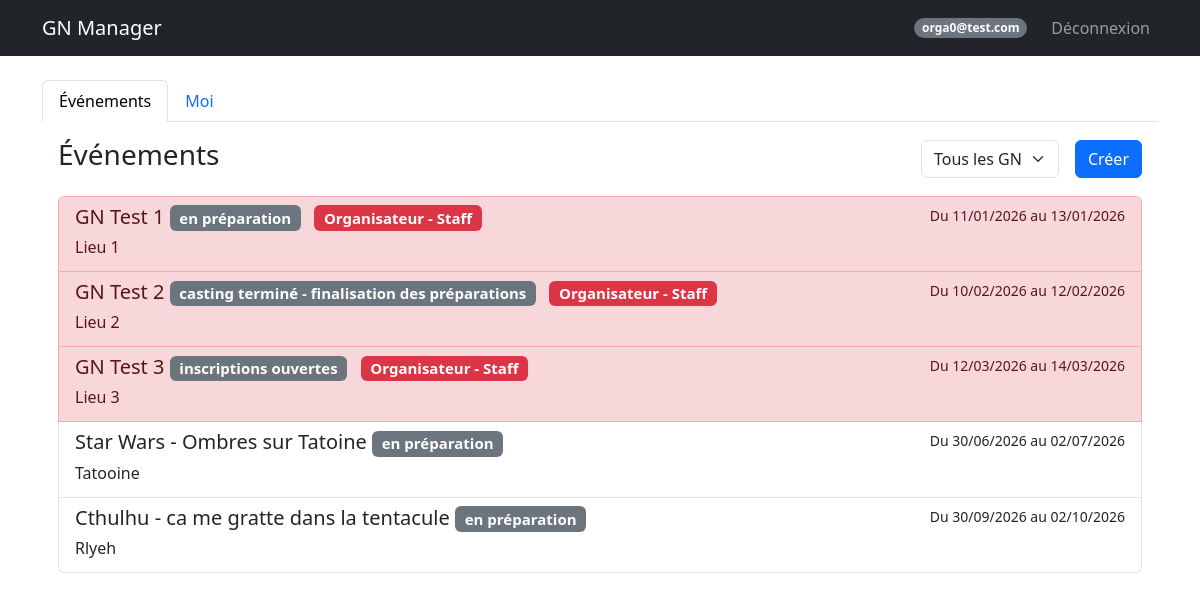
Page /dashboard (signed in) on the committed database.
### models.py (models this page shows, shortened)
class User(UserMixin, db.Model):
    id = db.Column(db.Integer, primary_key=True)
    email = db.Column(db.String(120), unique=True, nullable=False)
    password_hash = db.Column(db.String(128))
    nom = db.Column(db.String(80))
    prenom = db.Column(db.String(80))
    age = db.Column(db.Integer)
    genre = db.Column(db.String(20))
    avatar_url = db.Column(db.String(200))
    role = db.Column(db.String(20), default='user') # createur, sysadmin, user
    is_banned = db.Column(db.Boolean, default=False)
    is_deleted = db.Column(db.Boolean, default=False) # Soft delete
    @property
    def is_admin(self):
        return self.role in ['createur', 'sysadmin']

class Event(db.Model):
    id = db.Column(db.Integer, primary_key=True)
    name = db.Column(db.String(100), nullable=False)
    description = db.Column(db.Text) # Added
    date_start = db.Column(db.DateTime, nullable=False)
    date_end = db.Column(db.DateTime, nullable=False)
    location = db.Column(db.String(200))
    background_image = db.Column(db.String(200))
    visibility = db.Column(db.String(20), default='public') # public, private
    organizer_structure = db.Column(db.String(100))
    external_link = db.Column(db.String(255)) # Added (Google Forms)
    statut = db.Column(db.String(50), default='En préparation') # Added 'statut' as per user correctness
    groups_config = db.Column(db.Text, default='{"PJ": ["Peu importe"], "PNJ": ["Peu importe"], "Organisateur": ["Peu importe"]}') # JSON stored as string

class Participant(db.Model):
    id = db.Column(db.Integer, primary_key=True)
    event_id = db.Column(db.Integer, db.ForeignKey('event.id'), nullable=False)
    user_id = db.Column(db.Integer, db.ForeignKey('user.id'), nullable=False)
    type = db.Column(db.String(50)) # Organisateur, PJ, PNJ
    group = db.Column(db.String(50))
    role_id = db.Column(db.Integer, db.ForeignKey('role.id', use_alter=True, name='fk_participant_role'), nullable=True)
    role_communicated = db.Column(db.Boolean, default=False)
    role_received = db.Column(db.Boolean, default=False) # Added
    registration_status = db.Column(db.String(50), default='À valider') # Added
    payment_method = db.Column(db.String(50))
    payment_amount = db.Column(db.Float, default=0.0)
    payment_comment = db.Column(db.Text) # Added separate comment for payment if needed, or use generic comment
    comment = db.Column(db.Text)
    custom_image = db.Column(db.String(200))
    user = db.relationship('User', backref='participations')
    event = db.relationship('Event', backref='participants')
    role = db.relationship('Role', foreign_keys=[role_id], backref='participants_with_role')

### routes.py (the view)
@main.route('/dashboard')
@login_required
def dashboard():
    users_pagination = None
    if current_user.is_admin: # Uses the property we added
        page = request.args.get('page', 1, type=int)
        users_pagination = User.query.paginate(page=page, per_page=20, error_out=False)
    filter_type = request.args.get('filter', 'all')
    my_participations = Participant.query.filter_by(user_id=current_user.id).all()
    my_event_ids = [p.event_id for p in my_participations]
    my_roles = {p.event_id: p for p in my_participations} # Map event_id -> Participant object
    events = []
    now = datetime.now()
    if filter_type == 'mine':
        if my_event_ids:
            events = Event.query.filter(Event.id.in_(my_event_ids)).order_by(Event.date_start).all()
    elif filter_type == 'future':
        events = Event.query.filter(Event.date_start >= now).order_by(Event.date_start).all()
    elif filter_type == 'past':
        events = Event.query.filter(Event.date_end < now).order_by(Event.date_start.desc()).all()
    else:
        events = Event.query.order_by(Event.date_start).all()
    admin_view = request.args.get('admin_view')
    return render_template('dashboard.html', user=current_user, users_pagination=users_pagination, events=events, my_event_ids=my_event_ids, my_roles=my_roles, current_filter=filter_type, admin_view=admin_view)

### templates/dashboard.html (shortened to what this page needs)
{% extends "base.html" %}
{% block content %}
<ul class="nav nav-tabs" id="myTab" role="tablist">
    <li class="nav-item" role="presentation">
        <button class="nav-link {% if not admin_view %}active{% endif %}" id="events-tab" data-bs-toggle="tab"
            data-bs-target="#events" type="button" role="tab">Événements</button>
    </li>
    <li class="nav-item" role="presentation">
        <button class="nav-link" id="me-tab" data-bs-toggle="tab" data-bs-target="#me" type="button"
            role="tab">Moi</button>
    </li>
</ul>
<div class="tab-content" id="myTabContent">
    <div class="tab-pane fade p-3 {% if not admin_view %}show active{% endif %}" id="events" role="tabpanel">
        <div class="d-flex justify-content-between align-items-center mb-3">
            <h3>Événements</h3>
            <div class="d-flex gap-2">
                <form action="/dashboard" method="GET" class="d-flex align-items-center">
                    <select name="filter" class="form-select me-2" onchange="this.form.submit()">
                        <option value="all" {% if current_filter=='all' %}selected{% endif %}>Tous les GN</option>
                    </select>
                </form>
                <a href="/event/create" class="btn btn-primary">Créer</a>
            </div>
        </div>
        <div class="list-group">
            {% for e in events %}
            {% set participation = my_roles.get(e.id) %}
            {% set row_class = "" %}
            {% set badge_class = "" %}
            {% set badge_text = "" %}
            {% if participation %}
            {% if participation.type == 'organisateur' or participation.type == 'Organisateur' %}
            {% set row_class = "list-group-item-danger" %}
            {% set badge_class = "bg-danger" %}
            {% set badge_text = "Organisateur" %}
            {% elif participation.type == 'PJ' %}
            {% set row_class = "list-group-item-success" %}
            {% set badge_class = "bg-success" %}
            {% set badge_text = "PJ" %}
            {% elif participation.type == 'PNJ' %}
            {% set row_class = "list-group-item-primary" %}
            {% set badge_class = "bg-primary" %}
            {% set badge_text = "PNJ" %}
            {% else %}
            {% set row_class = "list-group-item-success" %}
            {% set badge_class = "bg-success" %}
            {% set badge_text = participation.type %}
            {% endif %}
            {% endif %}
            {% set status_color = "bg-secondary" %}
            {% if e.statut == "Événement en cours" %}
            {% set status_color = "bg-success" %}
            {% elif e.statut == "Terminé" %}
            {% set status_color = "bg-dark" %}
            {% elif e.statut == "Annulé" %}
            {% set status_color = "bg-danger" %}
            {% elif e.statut == "En préparation" %}
            {% set status_color = "bg-info text-dark" %}
            {% endif %}
            <a href="/event/{{ e.id }}" class="list-group-item list-group-item-action {{ row_class }}">
                <div class="d-flex w-100 justify-content-between">
                    <h5 class="mb-1">
                        {{ e.name }}
                        <span class="badge {{ status_color }}">{{ e.statut }}</span>
                        {% if participation %}
                        <span class="badge {{ badge_class }} ms-2">{{ badge_text }}
                            {% if participation.group and participation.group != 'Peu importe' %}
                            - {{ participation.group }}
                            {% endif %}
                        </span>
                        {% endif %}
                    </h5>
                    <small>Du {{ e.date_start.strftime('%d/%m/%Y') }} au {{ e.date_end.strftime('%d/%m/%Y') }}</small>
                </div>
                <p class="mb-1">{{ e.location }}</p>
            </a>
            {% else %}
            <p class="text-muted text-center mt-4">Aucun événement trouvé pour ce filtre.</p>
            {% endfor %}
        </div>
    </div>
        {% endblock %}

### templates/base.html (shortened to what this page needs)
<!DOCTYPE html>
<html lang="fr">
<head>
    <link href="https://cdn.jsdelivr.net/npm/bootstrap@5.3.0/dist/css/bootstrap.min.css" rel="stylesheet">
    <link rel="stylesheet" href="https://cdn.jsdelivr.net/npm/bootstrap-icons@1.11.3/font/bootstrap-icons.min.css">
</head>
<body>
    <nav class="navbar navbar-expand-lg navbar-dark bg-dark">
        <div class="container">
            <a class="navbar-brand" href="/">GN Manager</a>
            {% if current_user.is_authenticated %}
            <div class="navbar-nav ms-auto align-items-center">
                <span class="badge bg-secondary rounded-pill me-3">{{ current_user.email }}</span>
                <a class="nav-link" href="/logout">Déconnexion</a>
            </div>
            {% endif %}
        </div>
    </nav>
    <div class="container mt-4">
        {% block content %}{% endblock %}
</body>
</html>

### rows in the picture
User: email "orga0@test.com"
Event: name "GN Test 1", statut "en préparation", badge_text "Organisateur", date_start "11/01/2026", date_end "13/01/2026", location "Lieu 1"
Participant: group "Staff"
Event: name "GN Test 2", statut "casting terminé - finalisation des préparations", badge_text "Organisateur", date_start "10/02/2026", date_end "12/02/2026", location "Lieu 2"
Participant: group "Staff"
Event: name "GN Test 3", statut "inscriptions ouvertes", badge_text "Organisateur", date_start "12/03/2026", date_end "14/03/2026", location "Lieu 3"
Participant: group "Staff"
Event: name "Star Wars - Ombres sur Tatoine", statut "en préparation", date_start "30/06/2026", date_end "02/07/2026", location "Tatooine"
Event: name "Cthulhu - ca me gratte dans la tentacule", statut "en préparation", date_start "30/09/2026", date_end "02/10/2026", location "Rlyeh"
